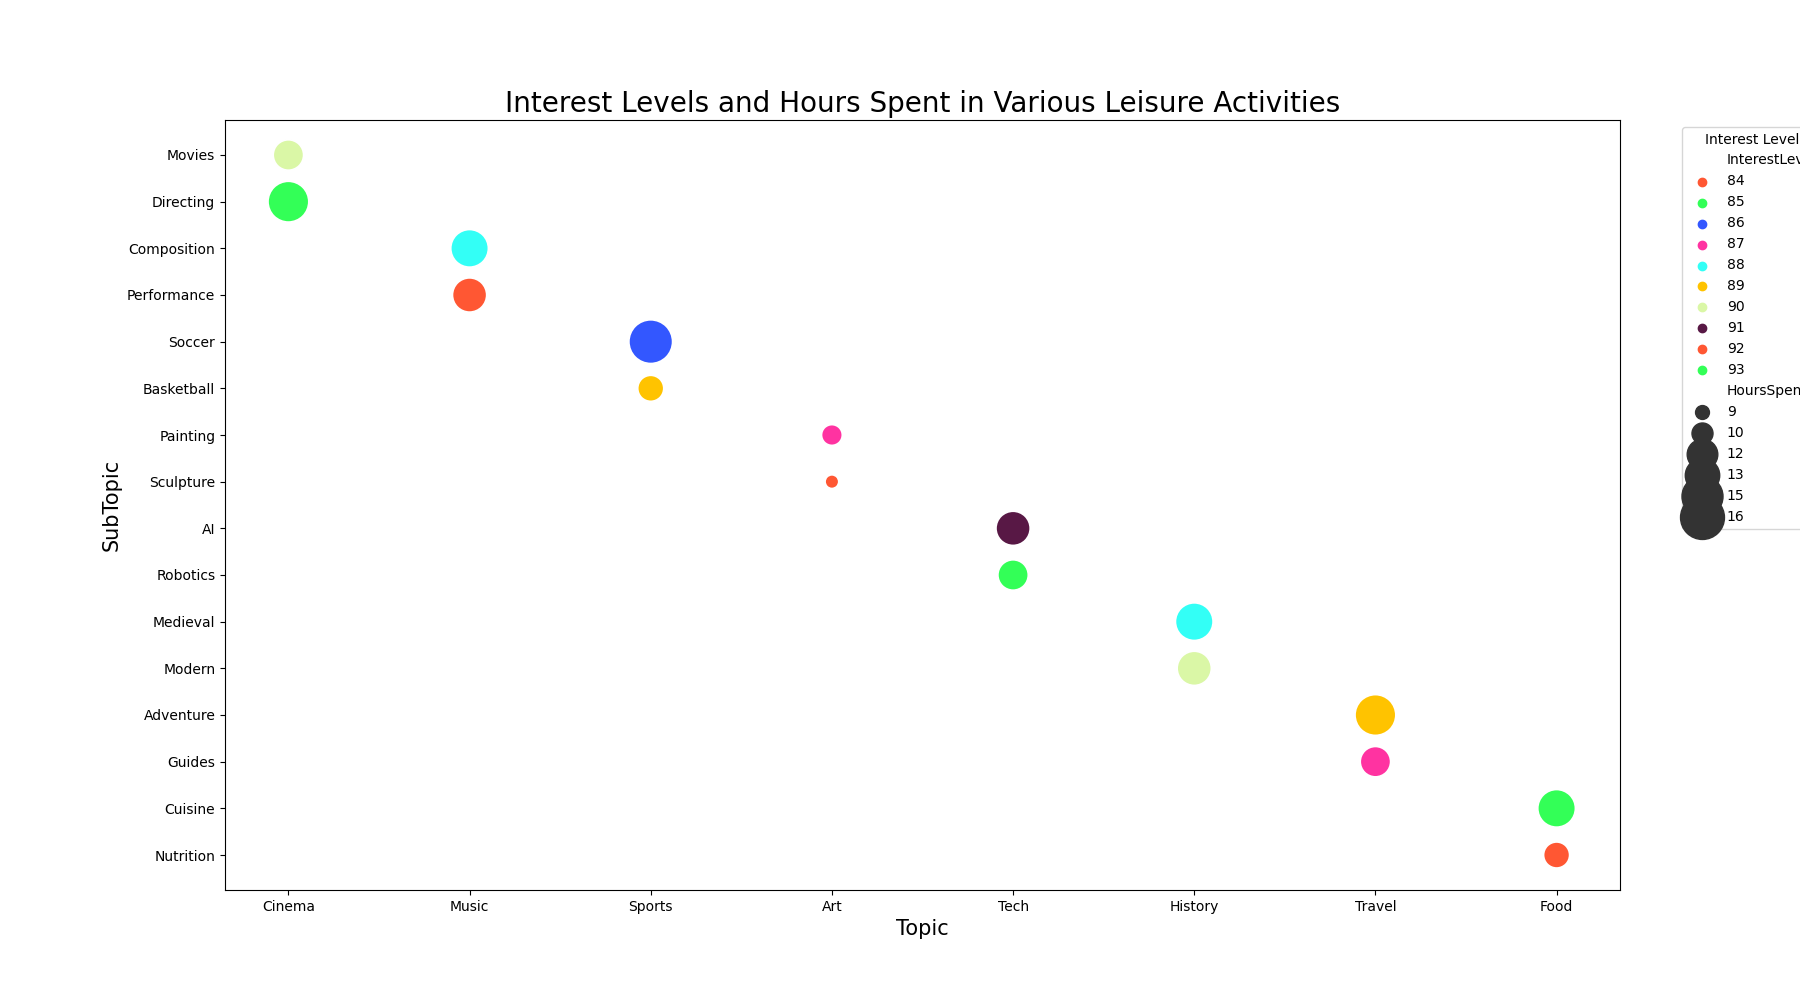

Recreate this plot in Python.

import seaborn as sns
import pandas as pd
import matplotlib.pyplot as plt

# Data for visualization
data = {
    'Topic': ['Cinema', 'Cinema', 'Music', 'Music', 'Sports', 'Sports', 'Art', 'Art', 'Tech', 'Tech', 'History', 'History', 'Travel', 'Travel', 'Food', 'Food'],
    'SubTopic': ['Movies', 'Directing', 'Composition', 'Performance', 'Soccer', 'Basketball', 'Painting', 'Sculpture', 'AI', 'Robotics', 'Medieval', 'Modern', 'Adventure', 'Guides', 'Cuisine', 'Nutrition'],
    'InterestLevel': [90, 85, 88, 92, 86, 89, 87, 84, 91, 93, 88, 90, 89, 87, 85, 92],
    'HoursSpent': [12, 15, 14, 13, 16, 11, 10, 9, 13, 12, 14, 13, 15, 12, 14, 11]
}

# Create DataFrame
df = pd.DataFrame(data)

# Create a Bubble Chart with Seaborn
plt.figure(figsize=(18, 10))
bubble = sns.scatterplot(data=df, x="Topic", y="SubTopic", size="HoursSpent", 
                         legend=True, sizes=(100, 1000), 
                         hue="InterestLevel", palette=["#FF5733", "#33FF57", "#3357FF", "#FF33A1", "#33FFF6", "#FFC300", "#DAF7A6", "#581845"])

# Customizing the axes and title
plt.title("Interest Levels and Hours Spent in Various Leisure Activities", fontsize=20)
plt.xlabel("Topic", fontsize=15)
plt.ylabel("SubTopic", fontsize=15)
plt.legend(loc='upper right', bbox_to_anchor=(1.15, 1), title="Interest Level")

plt.show()
